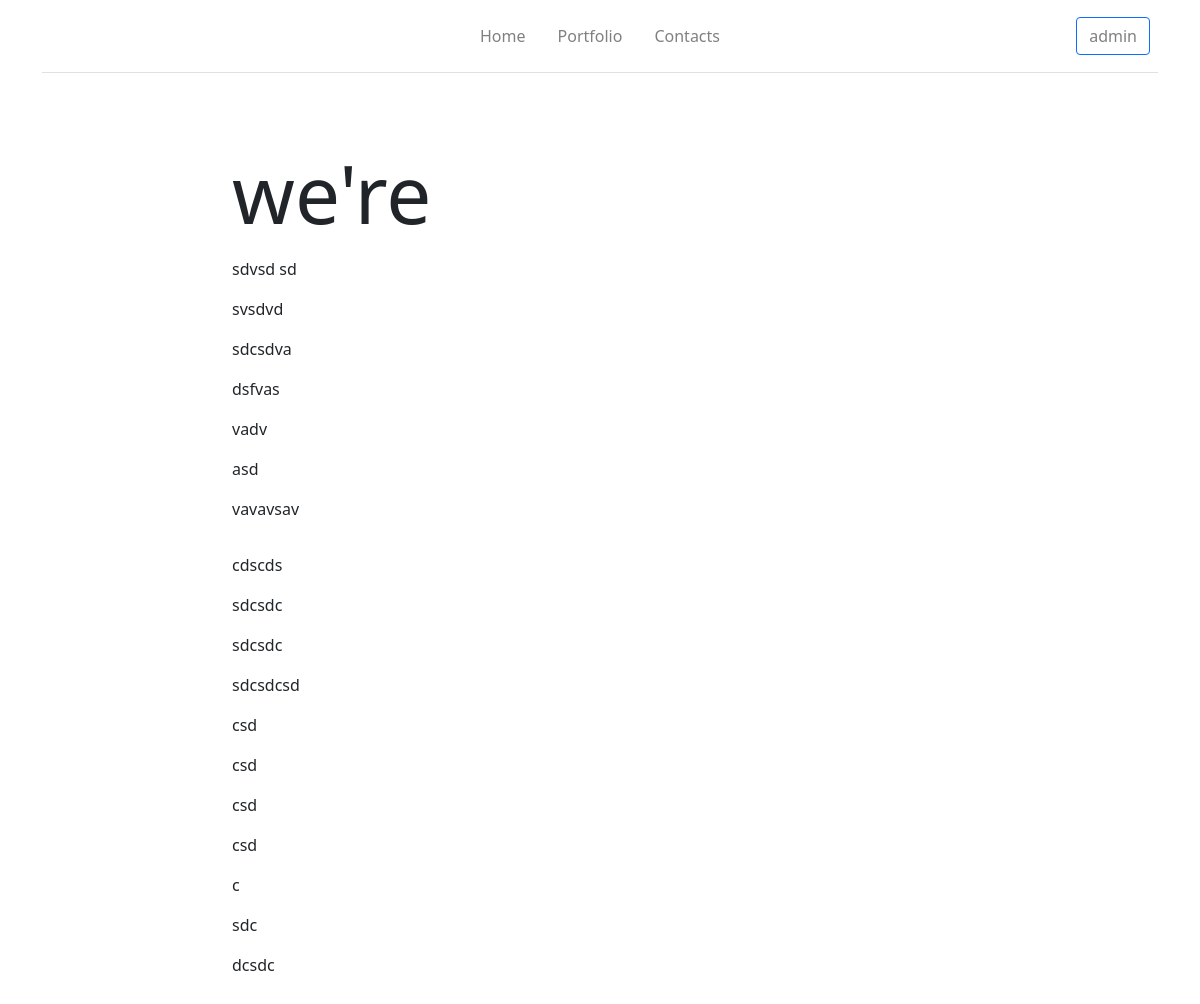
The page /page/new on the database its author committed.
### application/models/page.py (models this page shows, shortened)
class Page(db.Model):
    __tablename__ = 'page'
    id = db.Column(db.Integer, primary_key=True)
    slug = db.Column(db.String(255), unique=True)
    title = db.Column(db.String(80), nullable=True, unique=True)
    description = db.Column(db.String(250), nullable=True)
    archive = db.Column(db.Boolean)
    blocks = db.relationship('Block', back_populates='page', cascade="all,delete" , order_by = Block.order)
    def delete(self):
        if self.archive == False:
            self.archive = True
            db.session.commit()
        elif self.archive == True:
            db.session.delete(self)
            db.session.commit()

### application/models/block.py (models this page shows, shortened)
class Block(db.Model):
    __tablename__ = 'blocks'
    id = db.Column(db.Integer, primary_key=True)
    order = db.Column(db.Integer)
    page_id = db.Column(db.Integer, db.ForeignKey('page.id'))
    page = db.relationship("Page", back_populates="blocks")
    text_id = db.Column(db.Integer, db.ForeignKey('text.id'))
    text = db.relationship("Text", back_populates="blocks", cascade="all,delete")
    gallery_id = db.Column(db.Integer, db.ForeignKey("gallery.id"))
    gallery = db.relationship("Gallery", back_populates="blocks", cascade="all,delete")
    image_id = db.Column(db.Integer, db.ForeignKey("image.id"))
    image =  db.relationship("Image", back_populates="blocks", cascade="all,delete")
    def type(self):
        if self.text:
            return 'text'
        elif self.gallery:
            return 'gallery'
        elif self.image:
            return 'image'
        elif self.card:
            return 'card'
    def delete(self):
        db.session.delete(self)
        db.session.commit()

### application/models/text.py (models this page shows, shortened)
class Text(db.Model):
    __tablename__ = 'text'
    id = db.Column(db.Integer, primary_key=True)
    text = db.Column(db.String, nullable=True)
    blocks = db.relationship('Block', back_populates='text', cascade="all,delete")

### application/views/page.py (the view)
@app.route('/page/<slug>')
def detail(slug):
    page = Page.query.where(Page.slug == slug).first()
    if page and page.archive == False:
        return render_template('user/page/page_detail.html', page=page)
    return page_not_found('page not found')

### application/templates/user/page/page_detail.html (shortened to what this page needs)
{% extends 'user/base/base.html' %}
{% block content %}
<section class="container pt-5">
    <div class="row justify-content-center">
        <h1 class='col-8 display-1 mb-3'>{{ page.title }}</h1>
    </div>
    {% if page.blocks|length > 0 %}
        {% for block in page.blocks %}
        <div class="row mb-3 justify-content-center">
            <div class='col-8'>
                {% include('user/block_logic.html') %}
            </div>
        </div>
        {% endfor %}
    {% endif %}
</section>
{% endblock %}

### application/templates/user/block_logic.html (shortened to what this page needs)
{% if block.type() == 'text' %}
        {{ block.text.text | safe }}
{% elif block.type() == 'gallery' %}
        {% set gallery = block.gallery %}
{% elif block.type() == 'image' %}
        {% set image = block.image %}
{% endif %}

### rows shown on the page
Page: title "we're"
Block: text.text "sdvsd sd svsdvd sdcsdva dsfvas vadv asd vavavsav"
Block: text.text "cdscds sdcsdc sdcsdc sdcsdcsd csd csd csd csd c sdc dcsdc"
